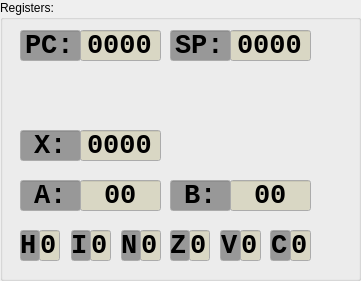
   <widget class="QGroupBox" name="groupBox">
    <property name="geometry">
     <rect>
      <x>910</x>
      <y>10</y>
      <width>361</width>
      <height>281</height>
     </rect>
    </property>
    <property name="palette">
     <palette>
      <active>
       <colorrole role="Base">
        <brush brushstyle="SolidPattern">
         <color alpha="255">
          <red>203</red>
          <green>203</green>
          <blue>203</blue>
         </color>
        </brush>
       </colorrole>
      </active>
      <inactive>
       <colorrole role="Base">
        <brush brushstyle="SolidPattern">
         <color alpha="255">
          <red>203</red>
          <green>203</green>
          <blue>203</blue>
         </color>
        </brush>
       </colorrole>
      </inactive>
      <disabled/>
     </palette>
    </property>
    <property name="title">
     <string>Registers:</string>
    </property>
    <property name="flat">
     <bool>false</bool>
    </property>
    <widget class="QLineEdit" name="lineEditAValue">
     <property name="geometry">
      <rect>
       <x>80</x>
       <y>180</y>
       <width>81</width>
       <height>31</height>
      </rect>
     </property>
     <property name="palette">
      <palette>
       <active>
        <colorrole role="Base">
         <brush brushstyle="SolidPattern">
          <color alpha="255">
           <red>217</red>
           <green>215</green>
           <blue>196</blue>
          </color>
         </brush>
        </colorrole>
       </active>
       <inactive>
        <colorrole role="Base">
         <brush brushstyle="SolidPattern">
          <color alpha="255">
           <red>217</red>
           <green>215</green>
           <blue>196</blue>
          </color>
         </brush>
        </colorrole>
       </inactive>
       <disabled/>
      </palette>
     </property>
     <property name="font">
      <font>
       <family>Consolas</family>
       <pointsize>20</pointsize>
       <bold>true</bold>
      </font>
     </property>
     <property name="acceptDrops">
      <bool>false</bool>
     </property>
     <property name="text">
      <string>00</string>
     </property>
     <property name="alignment">
      <set>Qt::AlignCenter</set>
     </property>
     <property name="readOnly">
      <bool>true</bool>
     </property>
    </widget>
    <widget class="QLineEdit" name="lineEditAName">
     <property name="geometry">
      <rect>
       <x>20</x>
       <y>180</y>
       <width>61</width>
       <height>31</height>
      </rect>
     </property>
     <property name="palette">
      <palette>
       <active>
        <colorrole role="Base">
         <brush brushstyle="SolidPattern">
          <color alpha="255">
           <red>152</red>
           <green>152</green>
           <blue>152</blue>
          </color>
         </brush>
        </colorrole>
       </active>
       <inactive>
        <colorrole role="Base">
         <brush brushstyle="SolidPattern">
          <color alpha="255">
           <red>152</red>
           <green>152</green>
           <blue>152</blue>
          </color>
         </brush>
        </colorrole>
       </inactive>
       <disabled/>
      </palette>
     </property>
     <property name="font">
      <font>
       <family>Consolas</family>
       <pointsize>20</pointsize>
       <bold>true</bold>
      </font>
     </property>
     <property name="acceptDrops">
      <bool>false</bool>
     </property>
     <property name="text">
      <string>A:</string>
     </property>
     <property name="alignment">
      <set>Qt::AlignCenter</set>
     </property>
     <property name="readOnly">
      <bool>true</bool>
     </property>
    </widget>
    <widget class="QLineEdit" name="lineEditBName">
     <property name="geometry">
      <rect>
       <x>170</x>
       <y>180</y>
       <width>61</width>
       <height>31</height>
      </rect>
     </property>
     <property name="palette">
      <palette>
       <active>
        <colorrole role="Base">
         <brush brushstyle="SolidPattern">
          <color alpha="255">
           <red>152</red>
           <green>152</green>
           <blue>152</blue>
          </color>
         </brush>
        </colorrole>
       </active>
       <inactive>
        <colorrole role="Base">
         <brush brushstyle="SolidPattern">
          <color alpha="255">
           <red>152</red>
           <green>152</green>
           <blue>152</blue>
          </color>
         </brush>
        </colorrole>
       </inactive>
       <disabled/>
      </palette>
     </property>
     <property name="font">
      <font>
       <family>Consolas</family>
       <pointsize>20</pointsize>
       <bold>true</bold>
      </font>
     </property>
     <property name="acceptDrops">
      <bool>false</bool>
     </property>
     <property name="text">
      <string>B:</string>
     </property>
     <property name="alignment">
      <set>Qt::AlignCenter</set>
     </property>
     <property name="readOnly">
      <bool>true</bool>
     </property>
    </widget>
    <widget class="QLineEdit" name="lineEditBValue">
     <property name="geometry">
      <rect>
       <x>230</x>
       <y>180</y>
       <width>81</width>
       <height>31</height>
      </rect>
     </property>
     <property name="palette">
      <palette>
       <active>
        <colorrole role="Base">
         <brush brushstyle="SolidPattern">
          <color alpha="255">
           <red>217</red>
           <green>215</green>
           <blue>196</blue>
          </color>
         </brush>
        </colorrole>
       </active>
       <inactive>
        <colorrole role="Base">
         <brush brushstyle="SolidPattern">
          <color alpha="255">
           <red>217</red>
           <green>215</green>
           <blue>196</blue>
          </color>
         </brush>
        </colorrole>
       </inactive>
       <disabled/>
      </palette>
     </property>
     <property name="font">
      <font>
       <family>Consolas</family>
       <pointsize>20</pointsize>
       <bold>true</bold>
      </font>
     </property>
     <property name="acceptDrops">
      <bool>false</bool>
     </property>
     <property name="text">
      <string>00</string>
     </property>
     <property name="alignment">
      <set>Qt::AlignCenter</set>
     </property>
     <property name="readOnly">
      <bool>true</bool>
     </property>
    </widget>
    <widget class="QLineEdit" name="lineEditXName">
     <property name="geometry">
      <rect>
       <x>20</x>
       <y>130</y>
       <width>61</width>
       <height>31</height>
      </rect>
     </property>
     <property name="palette">
      <palette>
       <active>
        <colorrole role="Base">
         <brush brushstyle="SolidPattern">
          <color alpha="255">
           <red>152</red>
           <green>152</green>
           <blue>152</blue>
          </color>
         </brush>
        </colorrole>
       </active>
       <inactive>
        <colorrole role="Base">
         <brush brushstyle="SolidPattern">
          <color alpha="255">
           <red>152</red>
           <green>152</green>
           <blue>152</blue>
          </color>
         </brush>
        </colorrole>
       </inactive>
       <disabled/>
      </palette>
     </property>
     <property name="font">
      <font>
       <family>Consolas</family>
       <pointsize>20</pointsize>
       <bold>true</bold>
      </font>
     </property>
     <property name="acceptDrops">
      <bool>false</bool>
     </property>
     <property name="text">
      <string>X:</string>
     </property>
     <property name="alignment">
      <set>Qt::AlignCenter</set>
     </property>
     <property name="readOnly">
      <bool>true</bool>
     </property>
    </widget>
    <widget class="QLineEdit" name="lineEditXValue">
     <property name="geometry">
      <rect>
       <x>80</x>
       <y>130</y>
       <width>81</width>
       <height>31</height>
      </rect>
     </property>
     <property name="palette">
      <palette>
       <active>
        <colorrole role="Base">
         <brush brushstyle="SolidPattern">
          <color alpha="255">
           <red>217</red>
           <green>215</green>
           <blue>196</blue>
          </color>
         </brush>
        </colorrole>
       </active>
       <inactive>
        <colorrole role="Base">
         <brush brushstyle="SolidPattern">
          <color alpha="255">
           <red>217</red>
           <green>215</green>
           <blue>196</blue>
          </color>
         </brush>
        </colorrole>
       </inactive>
       <disabled/>
      </palette>
     </property>
     <property name="font">
      <font>
       <family>Consolas</family>
       <pointsize>20</pointsize>
       <bold>true</bold>
      </font>
     </property>
     <property name="acceptDrops">
      <bool>false</bool>
     </property>
     <property name="text">
      <string>0000</string>
     </property>
     <property name="alignment">
      <set>Qt::AlignCenter</set>
     </property>
     <property name="readOnly">
      <bool>true</bool>
     </property>
    </widget>
    <widget class="QLineEdit" name="lineEditSPValue">
     <property name="geometry">
      <rect>
       <x>230</x>
       <y>30</y>
       <width>81</width>
       <height>31</height>
      </rect>
     </property>
     <property name="palette">
      <palette>
       <active>
        <colorrole role="Base">
         <brush brushstyle="SolidPattern">
          <color alpha="255">
           <red>217</red>
           <green>215</green>
           <blue>196</blue>
          </color>
         </brush>
        </colorrole>
       </active>
       <inactive>
        <colorrole role="Base">
         <brush brushstyle="SolidPattern">
          <color alpha="255">
           <red>217</red>
           <green>215</green>
           <blue>196</blue>
          </color>
         </brush>
        </colorrole>
       </inactive>
       <disabled/>
      </palette>
     </property>
     <property name="font">
      <font>
       <family>Consolas</family>
       <pointsize>20</pointsize>
       <bold>true</bold>
      </font>
     </property>
     <property name="acceptDrops">
      <bool>false</bool>
     </property>
     <property name="text">
      <string>0000</string>
     </property>
     <property name="alignment">
      <set>Qt::AlignCenter</set>
     </property>
     <property name="readOnly">
      <bool>true</bool>
     </property>
    </widget>
    <widget class="QLineEdit" name="lineEditSName">
     <property name="geometry">
      <rect>
       <x>170</x>
       <y>30</y>
       <width>61</width>
       <height>31</height>
      </rect>
     </property>
     <property name="palette">
      <palette>
       <active>
        <colorrole role="Base">
         <brush brushstyle="SolidPattern">
          <color alpha="255">
           <red>152</red>
           <green>152</green>
           <blue>152</blue>
          </color>
         </brush>
        </colorrole>
       </active>
       <inactive>
        <colorrole role="Base">
         <brush brushstyle="SolidPattern">
          <color alpha="255">
           <red>152</red>
           <green>152</green>
           <blue>152</blue>
          </color>
         </brush>
        </colorrole>
       </inactive>
       <disabled/>
      </palette>
     </property>
     <property name="font">
      <font>
       <family>Consolas</family>
       <pointsize>20</pointsize>
       <bold>true</bold>
      </font>
     </property>
     <property name="acceptDrops">
      <bool>false</bool>
     </property>
     <property name="text">
      <string>SP:</string>
     </property>
     <property name="alignment">
      <set>Qt::AlignCenter</set>
     </property>
     <property name="readOnly">
      <bool>true</bool>
     </property>
    </widget>
    <widget class="QLineEdit" name="lineEditPCValue">
     <property name="geometry">
      <rect>
       <x>80</x>
       <y>30</y>
       <width>81</width>
       <height>31</height>
      </rect>
     </property>
     <property name="palette">
      <palette>
       <active>
        <colorrole role="Base">
         <brush brushstyle="SolidPattern">
          <color alpha="255">
           <red>217</red>
           <green>215</green>
           <blue>196</blue>
          </color>
         </brush>
        </colorrole>
       </active>
       <inactive>
        <colorrole role="Base">
         <brush brushstyle="SolidPattern">
          <color alpha="255">
           <red>217</red>
           <green>215</green>
           <blue>196</blue>
          </color>
         </brush>
        </colorrole>
       </inactive>
       <disabled/>
      </palette>
     </property>
     <property name="font">
      <font>
       <family>Consolas</family>
       <pointsize>20</pointsize>
       <bold>true</bold>
      </font>
     </property>
     <property name="acceptDrops">
      <bool>false</bool>
     </property>
     <property name="text">
      <string>0000</string>
     </property>
     <property name="alignment">
      <set>Qt::AlignCenter</set>
     </property>
     <property name="readOnly">
      <bool>true</bool>
     </property>
    </widget>
    <widget class="QLineEdit" name="lineEditPCName">
     <property name="geometry">
      <rect>
       <x>20</x>
       <y>30</y>
       <width>61</width>
       <height>31</height>
      </rect>
     </property>
     <property name="palette">
      <palette>
       <active>
        <colorrole role="Base">
         <brush brushstyle="SolidPattern">
          <color alpha="255">
           <red>152</red>
           <green>152</green>
           <blue>152</blue>
          </color>
         </brush>
        </colorrole>
       </active>
       <inactive>
        <colorrole role="Base">
         <brush brushstyle="SolidPattern">
          <color alpha="255">
           <red>152</red>
           <green>152</green>
           <blue>152</blue>
          </color>
         </brush>
        </colorrole>
       </inactive>
       <disabled/>
      </palette>
     </property>
     <property name="font">
      <font>
       <family>Consolas</family>
       <pointsize>20</pointsize>
       <bold>true</bold>
      </font>
     </property>
     <property name="acceptDrops">
      <bool>false</bool>
     </property>
     <property name="text">
      <string>PC:</string>
     </property>
     <property name="alignment">
      <set>Qt::AlignCenter</set>
     </property>
     <property name="readOnly">
      <bool>true</bool>
     </property>
    </widget>
    <widget class="QLineEdit" name="lineEditNName">
     <property name="geometry">
      <rect>
       <x>121</x>
       <y>230</y>
       <width>20</width>
       <height>31</height>
      </rect>
     </property>
     <property name="palette">
      <palette>
       <active>
        <colorrole role="Base">
         <brush brushstyle="SolidPattern">
          <color alpha="255">
           <red>152</red>
           <green>152</green>
           <blue>152</blue>
          </color>
         </brush>
        </colorrole>
       </active>
       <inactive>
        <colorrole role="Base">
         <brush brushstyle="SolidPattern">
          <color alpha="255">
           <red>152</red>
           <green>152</green>
           <blue>152</blue>
          </color>
         </brush>
        </colorrole>
       </inactive>
       <disabled/>
      </palette>
     </property>
     <property name="font">
      <font>
       <family>Consolas</family>
       <pointsize>20</pointsize>
       <bold>true</bold>
      </font>
     </property>
     <property name="acceptDrops">
      <bool>false</bool>
     </property>
     <property name="text">
      <string>N</string>
     </property>
     <property name="alignment">
      <set>Qt::AlignCenter</set>
     </property>
     <property name="readOnly">
      <bool>true</bool>
     </property>
    </widget>
    <widget class="QLineEdit" name="lineEditNValue">
     <property name="geometry">
      <rect>
       <x>140</x>
       <y>230</y>
       <width>21</width>
       <height>31</height>
      </rect>
     </property>
     <property name="palette">
      <palette>
       <active>
        <colorrole role="Base">
         <brush brushstyle="SolidPattern">
          <color alpha="255">
           <red>217</red>
           <green>215</green>
           <blue>196</blue>
          </color>
         </brush>
        </colorrole>
       </active>
       <inactive>
        <colorrole role="Base">
         <brush brushstyle="SolidPattern">
          <color alpha="255">
           <red>217</red>
           <green>215</green>
           <blue>196</blue>
          </color>
         </brush>
        </colorrole>
       </inactive>
       <disabled/>
      </palette>
     </property>
     <property name="font">
      <font>
       <family>Consolas</family>
       <pointsize>20</pointsize>
       <bold>true</bold>
      </font>
     </property>
     <property name="acceptDrops">
      <bool>false</bool>
     </property>
     <property name="text">
      <string>0</string>
     </property>
     <property name="alignment">
      <set>Qt::AlignCenter</set>
     </property>
     <property name="readOnly">
      <bool>true</bool>
     </property>
    </widget>
    <widget class="QLineEdit" name="lineEditZName">
     <property name="geometry">
      <rect>
       <x>170</x>
       <y>230</y>
       <width>20</width>
       <height>31</height>
      </rect>
     </property>
     <property name="palette">
      <palette>
       <active>
        <colorrole role="Base">
         <brush brushstyle="SolidPattern">
          <color alpha="255">
           <red>152</red>
           <green>152</green>
           <blue>152</blue>
          </color>
         </brush>
        </colorrole>
       </active>
       <inactive>
        <colorrole role="Base">
         <brush brushstyle="SolidPattern">
          <color alpha="255">
           <red>152</red>
           <green>152</green>
           <blue>152</blue>
          </color>
         </brush>
        </colorrole>
       </inactive>
       <disabled/>
      </palette>
     </property>
     <property name="font">
      <font>
       <family>Consolas</family>
       <pointsize>20</pointsize>
       <bold>true</bold>
      </font>
     </property>
     <property name="acceptDrops">
      <bool>false</bool>
     </property>
     <property name="text">
      <string>Z</string>
     </property>
     <property name="alignment">
      <set>Qt::AlignCenter</set>
     </property>
     <property name="readOnly">
      <bool>true</bool>
     </property>
    </widget>
    <widget class="QLineEdit" name="lineEditZValue">
     <property name="geometry">
      <rect>
       <x>189</x>
       <y>230</y>
       <width>21</width>
       <height>31</height>
      </rect>
     </property>
     <property name="palette">
      <palette>
       <active>
        <colorrole role="Base">
         <brush brushstyle="SolidPattern">
          <color alpha="255">
           <red>217</red>
           <green>215</green>
           <blue>196</blue>
          </color>
         </brush>
        </colorrole>
       </active>
       <inactive>
        <colorrole role="Base">
         <brush brushstyle="SolidPattern">
          <color alpha="255">
           <red>217</red>
           <green>215</green>
           <blue>196</blue>
          </color>
         </brush>
        </colorrole>
       </inactive>
       <disabled/>
      </palette>
     </property>
     <property name="font">
      <font>
       <family>Consolas</family>
       <pointsize>20</pointsize>
       <bold>true</bold>
      </font>
     </property>
     <property name="acceptDrops">
      <bool>false</bool>
     </property>
     <property name="text">
      <string>0</string>
     </property>
     <property name="alignment">
      <set>Qt::AlignCenter</set>
     </property>
     <property name="readOnly">
      <bool>true</bool>
     </property>
    </widget>
    <widget class="QLineEdit" name="lineEditVName">
     <property name="geometry">
      <rect>
       <x>220</x>
       <y>230</y>
       <width>21</width>
       <height>31</height>
      </rect>
     </property>
     <property name="palette">
      <palette>
       <active>
        <colorrole role="Base">
         <brush brushstyle="SolidPattern">
          <color alpha="255">
           <red>152</red>
           <green>152</green>
           <blue>152</blue>
          </color>
         </brush>
        </colorrole>
       </active>
       <inactive>
        <colorrole role="Base">
         <brush brushstyle="SolidPattern">
          <color alpha="255">
           <red>152</red>
           <green>152</green>
           <blue>152</blue>
          </color>
         </brush>
        </colorrole>
       </inactive>
       <disabled/>
      </palette>
     </property>
     <property name="font">
      <font>
       <family>Consolas</family>
       <pointsize>20</pointsize>
       <bold>true</bold>
      </font>
     </property>
     <property name="acceptDrops">
      <bool>false</bool>
     </property>
     <property name="text">
      <string>V</string>
     </property>
     <property name="alignment">
      <set>Qt::AlignCenter</set>
     </property>
     <property name="readOnly">
      <bool>true</bool>
     </property>
    </widget>
    <widget class="QLineEdit" name="lineEditVValue">
     <property name="geometry">
      <rect>
       <x>240</x>
       <y>230</y>
       <width>21</width>
       <height>31</height>
      </rect>
     </property>
     <property name="palette">
      <palette>
       <active>
        <colorrole role="Base">
         <brush brushstyle="SolidPattern">
          <color alpha="255">
           <red>217</red>
           <green>215</green>
           <blue>196</blue>
          </color>
         </brush>
        </colorrole>
       </active>
       <inactive>
        <colorrole role="Base">
         <brush brushstyle="SolidPattern">
          <color alpha="255">
           <red>217</red>
           <green>215</green>
           <blue>196</blue>
          </color>
         </brush>
        </colorrole>
       </inactive>
       <disabled/>
      </palette>
     </property>
     <property name="font">
      <font>
       <family>Consolas</family>
       <pointsize>20</pointsize>
       <bold>true</bold>
      </font>
     </property>
     <property name="acceptDrops">
      <bool>false</bool>
     </property>
     <property name="text">
      <string>0</string>
     </property>
     <property name="alignment">
      <set>Qt::AlignCenter</set>
     </property>
     <property name="readOnly">
      <bool>true</bool>
     </property>
    </widget>
    <widget class="QLineEdit" name="lineEditCName">
     <property name="geometry">
      <rect>
       <x>270</x>
       <y>230</y>
       <width>21</width>
       <height>31</height>
      </rect>
     </property>
     <property name="palette">
      <palette>
       <active>
        <colorrole role="Base">
         <brush brushstyle="SolidPattern">
          <color alpha="255">
           <red>152</red>
           <green>152</green>
           <blue>152</blue>
          </color>
         </brush>
        </colorrole>
       </active>
       <inactive>
        <colorrole role="Base">
         <brush brushstyle="SolidPattern">
          <color alpha="255">
           <red>152</red>
           <green>152</green>
           <blue>152</blue>
          </color>
         </brush>
        </colorrole>
       </inactive>
       <disabled/>
      </palette>
     </property>
     <property name="font">
      <font>
       <family>Consolas</family>
       <pointsize>20</pointsize>
       <bold>true</bold>
      </font>
     </property>
     <property name="acceptDrops">
      <bool>false</bool>
     </property>
     <property name="text">
      <string>C</string>
     </property>
     <property name="alignment">
      <set>Qt::AlignCenter</set>
     </property>
     <property name="readOnly">
      <bool>true</bool>
     </property>
    </widget>
    <widget class="QLineEdit" name="lineEditCValue">
     <property name="geometry">
      <rect>
       <x>290</x>
       <y>230</y>
       <width>21</width>
       <height>31</height>
      </rect>
     </property>
     <property name="palette">
      <palette>
       <active>
        <colorrole role="Base">
         <brush brushstyle="SolidPattern">
          <color alpha="255">
           <red>217</red>
           <green>215</green>
           <blue>196</blue>
          </color>
         </brush>
        </colorrole>
       </active>
       <inactive>
        <colorrole role="Base">
         <brush brushstyle="SolidPattern">
          <color alpha="255">
           <red>217</red>
           <green>215</green>
           <blue>196</blue>
          </color>
         </brush>
        </colorrole>
       </inactive>
       <disabled/>
      </palette>
     </property>
     <property name="font">
      <font>
       <family>Consolas</family>
       <pointsize>20</pointsize>
       <bold>true</bold>
      </font>
     </property>
     <property name="acceptDrops">
      <bool>false</bool>
     </property>
     <property name="text">
      <string>0</string>
     </property>
     <property name="alignment">
      <set>Qt::AlignCenter</set>
     </property>
     <property name="readOnly">
      <bool>true</bool>
     </property>
    </widget>
    <widget class="QLineEdit" name="lineEditIValue">
     <property name="geometry">
      <rect>
       <x>90</x>
       <y>230</y>
       <width>21</width>
       <height>31</height>
      </rect>
     </property>
     <property name="palette">
      <palette>
       <active>
        <colorrole role="Base">
         <brush brushstyle="SolidPattern">
          <color alpha="255">
           <red>217</red>
           <green>215</green>
           <blue>196</blue>
          </color>
         </brush>
        </colorrole>
       </active>
       <inactive>
        <colorrole role="Base">
         <brush brushstyle="SolidPattern">
          <color alpha="255">
           <red>217</red>
           <green>215</green>
           <blue>196</blue>
          </color>
         </brush>
        </colorrole>
       </inactive>
       <disabled/>
      </palette>
     </property>
     <property name="font">
      <font>
       <family>Consolas</family>
       <pointsize>20</pointsize>
       <bold>true</bold>
      </font>
     </property>
     <property name="acceptDrops">
      <bool>false</bool>
     </property>
     <property name="text">
      <string>0</string>
     </property>
     <property name="alignment">
      <set>Qt::AlignCenter</set>
     </property>
     <property name="readOnly">
      <bool>true</bool>
     </property>
    </widget>
    <widget class="QLineEdit" name="lineEditIName">
     <property name="geometry">
      <rect>
       <x>71</x>
       <y>230</y>
       <width>20</width>
       <height>31</height>
      </rect>
     </property>
     <property name="palette">
      <palette>
       <active>
        <colorrole role="Base">
         <brush brushstyle="SolidPattern">
          <color alpha="255">
           <red>152</red>
           <green>152</green>
           <blue>152</blue>
          </color>
         </brush>
        </colorrole>
       </active>
       <inactive>
        <colorrole role="Base">
         <brush brushstyle="SolidPattern">
          <color alpha="255">
           <red>152</red>
           <green>152</green>
           <blue>152</blue>
          </color>
         </brush>
        </colorrole>
       </inactive>
       <disabled/>
      </palette>
     </property>
     <property name="font">
      <font>
       <family>Consolas</family>
       <pointsize>20</pointsize>
       <bold>true</bold>
      </font>
     </property>
     <property name="acceptDrops">
      <bool>false</bool>
     </property>
     <property name="text">
      <string>I</string>
     </property>
     <property name="alignment">
      <set>Qt::AlignCenter</set>
     </property>
     <property name="readOnly">
      <bool>true</bool>
     </property>
    </widget>
    <widget class="QLineEdit" name="lineEditHValue">
     <property name="geometry">
      <rect>
       <x>39</x>
       <y>230</y>
       <width>21</width>
       <height>31</height>
      </rect>
     </property>
     <property name="palette">
      <palette>
       <active>
        <colorrole role="Base">
         <brush brushstyle="SolidPattern">
          <color alpha="255">
           <red>217</red>
           <green>215</green>
           <blue>196</blue>
          </color>
         </brush>
        </colorrole>
       </active>
       <inactive>
        <colorrole role="Base">
         <brush brushstyle="SolidPattern">
          <color alpha="255">
           <red>217</red>
           <green>215</green>
           <blue>196</blue>
          </color>
         </brush>
        </colorrole>
       </inactive>
       <disabled/>
      </palette>
     </property>
     <property name="font">
      <font>
       <family>Consolas</family>
       <pointsize>20</pointsize>
       <bold>true</bold>
      </font>
     </property>
     <property name="acceptDrops">
      <bool>false</bool>
     </property>
     <property name="text">
      <string>0</string>
     </property>
     <property name="alignment">
      <set>Qt::AlignCenter</set>
     </property>
     <property name="readOnly">
      <bool>true</bool>
     </property>
    </widget>
    <widget class="QLineEdit" name="lineEditHName">
     <property name="geometry">
      <rect>
       <x>20</x>
       <y>230</y>
       <width>20</width>
       <height>31</height>
      </rect>
     </property>
     <property name="palette">
      <palette>
       <active>
        <colorrole role="Base">
         <brush brushstyle="SolidPattern">
          <color alpha="255">
           <red>152</red>
           <green>152</green>
           <blue>152</blue>
          </color>
         </brush>
        </colorrole>
       </active>
       <inactive>
        <colorrole role="Base">
         <brush brushstyle="SolidPattern">
          <color alpha="255">
           <red>152</red>
           <green>152</green>
           <blue>152</blue>
          </color>
         </brush>
        </colorrole>
       </inactive>
       <disabled/>
      </palette>
     </property>
     <property name="font">
      <font>
       <family>Consolas</family>
       <pointsize>20</pointsize>
       <bold>true</bold>
      </font>
     </property>
     <property name="acceptDrops">
      <bool>false</bool>
     </property>
     <property name="text">
      <string>H</string>
     </property>
     <property name="alignment">
      <set>Qt::AlignCenter</set>
     </property>
     <property name="readOnly">
      <bool>true</bool>
     </property>
    </widget>
   </widget>
